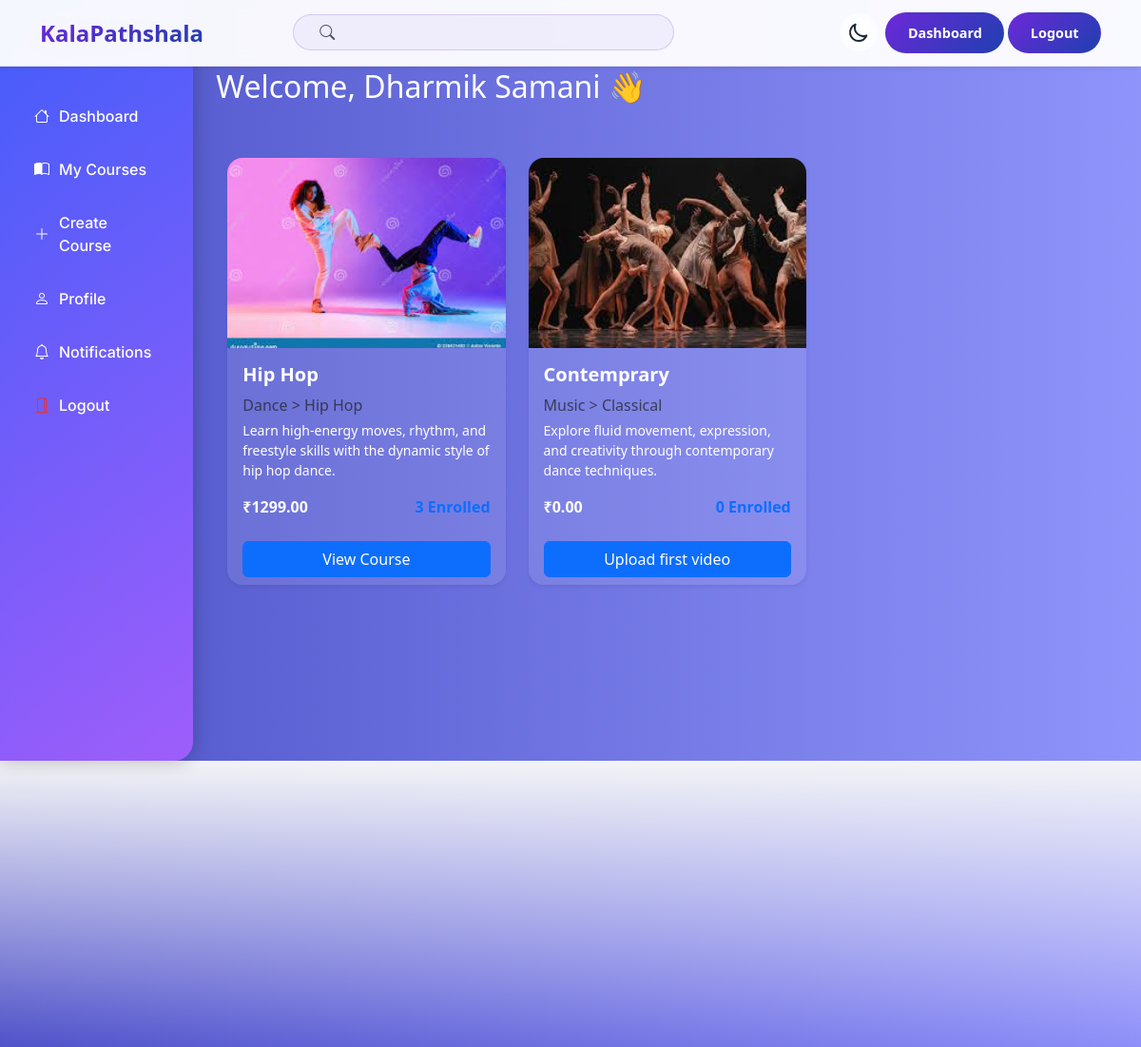
Page /user/my-course/ (signed in) on the committed database.
### account/models.py (models this page shows, shortened)
class Teacher(models.Model):
    uid = models.UUIDField(default=uuid.uuid4, editable=False)
    user = models.OneToOneField(User, on_delete=models.CASCADE, related_name='teacher')
    full_name = models.CharField(max_length=100)
    bio = models.TextField(null=True, blank=True)
    image = models.ImageField(upload_to='teachers/', null=True, blank=True)
    phone = models.CharField(max_length=15, null=True, blank=True)
    adhaar_number = models.CharField(max_length=12, null=True, blank=True)
    category = models.ForeignKey(CourseCategory, on_delete=models.SET_NULL, null=True,blank=True)
    subcategory = models.ForeignKey(CourseSubCategory, on_delete=models.SET_NULL, null=True,blank=True)
    website = models.URLField(null=True, blank=True)
    facebook = models.URLField(null=True, blank=True)
    twitter = models.URLField(null=True, blank=True)
    instagram = models.URLField(null=True, blank=True)
    verified = models.BooleanField(default=False)

### course/models.py (models this page shows, shortened)
class Course(models.Model):
    level_choice = (('Beginner','Beginner'),('Intermediate','Intermediate'),('Advance','Advance'))
    teacher = models.ForeignKey('account.Teacher', on_delete=models.CASCADE, related_name='courses')
    title = models.CharField(max_length=100)
    slug = models.SlugField(unique=True, null=True, blank=True)
    uid = models.UUIDField(default=uuid.uuid4, editable=False, unique=True)
    description = models.TextField()
    image = models.ImageField(upload_to='courses/')
    category = models.ForeignKey(CourseCategory, on_delete=models.CASCADE, related_name='courses')
    subcategory = models.ForeignKey(CourseSubCategory, on_delete=models.CASCADE, related_name='courses')
    level = models.CharField(max_length=20, choices=level_choice, null=True, blank=True)
    duration = models.CharField(max_length=30, null=True, blank=True)
    price = models.DecimalField(max_digits=10, decimal_places=2, default=0.00)
    discount_price = models.DecimalField(max_digits=10, decimal_places=2, default=0.00)
    is_active = models.BooleanField(default=True)
    is_free = models.BooleanField(default=False)
    created_at = models.DateTimeField(auto_now_add=True)
    updated_at = models.DateTimeField(auto_now=True)
    @property
    def latest_vdo_url(self):
        return self.lessons.latest

class CourseCategory(models.Model):
    uid = models.UUIDField(default=uuid.uuid4, editable=False, unique=True)
    name = models.CharField(max_length=100)
    image = models.ImageField(upload_to='course_categories/')
    slug = models.SlugField(unique=True, null=True, blank=True)
    description = models.TextField(null=True, blank=True)
    created_at = models.DateTimeField(auto_now_add=True)
    updated_at = models.DateTimeField(auto_now=True)

class CourseSubCategory(models.Model):
    uid = models.UUIDField(default=uuid.uuid4, editable=False, unique=True)
    category = models.ForeignKey(CourseCategory, on_delete=models.CASCADE, related_name='subcategories')
    name = models.CharField(max_length=100)
    slug = models.SlugField(unique=True, null=True, blank=True)
    description = models.TextField(null=True, blank=True)
    image = models.ImageField(upload_to='course_subcategories/', null=True, blank=True)
    created_at = models.DateTimeField(auto_now_add=True)
    updated_at = models.DateTimeField(auto_now=True)

class Enrollment(models.Model):
    uid = models.UUIDField(default=uuid.uuid4, editable=False, unique=True)
    student = models.ForeignKey('account.Student', on_delete=models.CASCADE, related_name='enrollments')
    course = models.ForeignKey(Course, on_delete=models.CASCADE, related_name='enrollments')
    enrolled_at = models.DateTimeField(auto_now_add=True)

### account/views.py (the view)
# urls.py: path('my-course/', views.teacher_my_course, name='teacher_my_course'),
@login_required(login_url='login')
def teacher_my_course(request):
    courses = Course.objects.filter(teacher__user=request.user)
    context = {
        'courses': courses,
    }
    return render(request, 'dashboard/teacher_my_course.html', context)

### templates/dashboard/teacher_my_course.html (shortened to what this page needs)
{% extends "index.html" %}
{% load static %}
{% block content %}
<div class="d-flex">
  {% include "dashboard/teacher_sidebar.html" %}
  <div class="container-fluid p-4 flex-grow-1 mt-5 pt-4">
    <div class="d-flex justify-content-between align-items-center mb-4">
      <h2>Welcome, {{ user.teacher.full_name }} 👋</h2>
    </div>
    <div class="container my-5">
      <div class="row g-4">
        {% for course in courses %}
          <div class="col-md-4">
            <div class="card h-100 shadow-sm border-0 rounded-4 overflow-hidden">
              <img src="{{ course.image.url }}" class="card-img-top object-fit-cover" style="height: 200px;" alt="{{ course.title }}">
              <div class="card-body">
                <h5 class="card-title fw-bold">{{ course.title }}</h5>
                <p class="text-muted mb-1">{{ course.category.name }} > {{ course.subcategory.name }}</p>
                <p class="card-text small">{{ course.description|truncatechars:100 }}</p>
                {% if course.is_free %}
                  <span class="badge bg-success">Free</span>
                {% else %}
                  <span class="text-s fw-semibold">₹{{ course.price }}</span>
                  {% endif %}
                  <span class="text-primary fw-semibold float-end">{{ course.enrollments.all|length }} Enrolled</span>
              </div>
              <div class="card-footer bg-transparent border-0">
                {% if course.latest_vdo_url.uid %}
                  <a href="{% url 'videoplayer' course.uid course.latest_vdo_url.uid %}" class="btn btn-primary w-100">View Course </a>
                {% else %}
                <a href="{% url 'upload_video' course.uid %}" class="btn btn-primary w-100">Upload first video</a>
                  {% endif %}
              </div>
            </div>
          </div>
        {% empty %}
          <p class="text-center">No courses available yet.</p>
        {% endfor %}
      </div>
    </div>
  </div>
</div>
{% endblock content %}

### templates/dashboard/teacher_my_course.html (style rules this page uses)
body { background: linear-gradient(to right, #4e54c8, #8f94fb); min-height: 100vh; color: #fff; }
.card { background: rgba(255, 255, 255, 0.1); color: #fff; border: none; border-radius: 16px; transition: transform 0.3s, box-shadow 0.3s; }

### rows in the picture
Course: image (picture), title "Hip Hop", category.name "Dance", subcategory.name "Hip Hop", description "Learn high-energy moves, rhythm, and freestyle skills with the dynamic style of hip hop dance.", price "1299.00", enrollments.all|length "3", shows "View Course"
Course: image (picture), title "Contemprary", category.name "Music", subcategory.name "Classical", description "Explore fluid movement, expression, and creativity through contemporary dance techniques.", price "0.00", enrollments.all|length "0", shows "Upload first video"

### other values in the picture
{{ user.teacher.full_name }} "Dharmik Samani"
